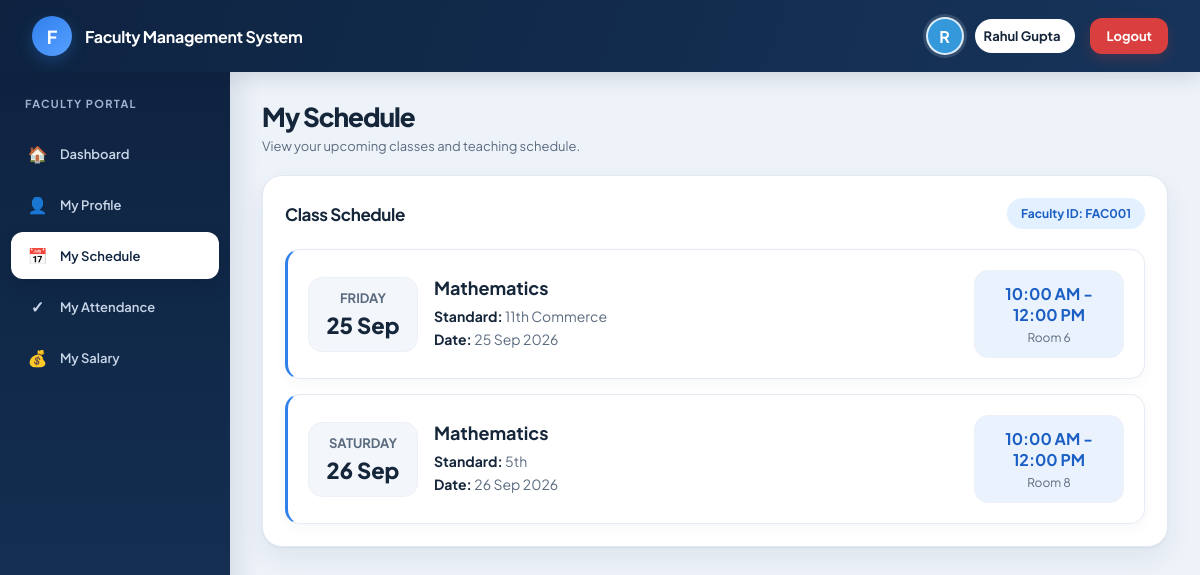
The app's page /faculty-schedule/ (signed in) with its own data.
### faculty/models.py (models this page shows, shortened)
class Faculty(models.Model):
    FacultyID = models.CharField(max_length=10, primary_key=True)
    Password = models.CharField(max_length=255, blank=True)
    ProfilePhoto = models.ImageField(upload_to="faculty_photos/", blank=True)
    FirstName = models.CharField(max_length=50)
    LastName = models.CharField(max_length=50)
    Gender = models.CharField(max_length=20)
    DOB = models.DateField()
    Email = models.EmailField()
    ContactNumber = models.CharField(max_length=10)
    Address = models.TextField()
    Qualification = models.CharField(max_length=100)
    Designation = models.CharField(max_length=100)
    JoiningDate = models.DateField()
    Experience = models.DecimalField(max_digits=4, decimal_places=1)
    Status = models.CharField(max_length=20)

class Schedule(models.Model):
    ScheduleID = models.AutoField(primary_key=True)
    FacultyID = models.ForeignKey(
        Faculty,
        on_delete=models.CASCADE,
        related_name="schedule_records"
    )
    Subject = models.CharField(max_length=100)
    Date = models.DateField()
    Day = models.CharField(max_length=20)
    StartTime = models.TimeField()
    EndTime = models.TimeField()
    RoomNumber = models.CharField(max_length=20)
    Standard = models.CharField(max_length=30, null=True, blank=True)

### faculty/views.py (the view)
def faculty_schedule(request):
    faculty_id = request.session.get("faculty_id")
    if not faculty_id:
        return redirect("login")
    faculty = get_object_or_404(
        Faculty,
        FacultyID=faculty_id
    )
    schedules = Schedule.objects.filter(
        FacultyID=faculty
    ).order_by(
        "Date",
        "StartTime"
    )
    return render(
        request,
        "faculty_schedule.html",
        {
            "faculty": faculty,
            "schedules": schedules
        }
    )

### templates/faculty_schedule.html (shortened to what this page needs)
{% load static %}
<!DOCTYPE html>
<html lang="en">
<head>
    <link rel="stylesheet" href="{% static 'style.css' %}">
    <link rel="stylesheet" href="{% static 'portal-refresh.css' %}?v=1">
</head>
<body>
    <header class="top-header">
        <div class="logo-section">
            <div class="logo">F</div>
            <div class="system-name">Faculty Management System</div>
        </div>
        <div class="faculty-name">
            <div class="faculty-avatar">
                {% if faculty.ProfilePhoto %}
                    <img src="{{ faculty.ProfilePhoto.url }}" alt="Faculty profile photo">
                {% else %}
                    {{ faculty.FirstName|first|upper }}
                {% endif %}
            </div>
            <span>
                {{ faculty.FirstName }} {{ faculty.LastName }}
            </span>
            <a href="{% url 'logout' %}" class="logout-btn">
                Logout
            </a>
        </div>
    </header>
    <div class="layout">
        <aside class="sidebar">
            <div class="sidebar-title">
                Faculty Portal
            </div>
            <ul>
                <li>
                    <a href="{% url 'faculty_dashboard' %}">
                        <span class="menu-icon">🏠</span>
                        Dashboard
                    </a>
                </li>
                <li>
                    <a href="{% url 'faculty_profile' %}">
                        <span class="menu-icon">👤</span>
                        My Profile
                    </a>
                </li>
                <li>
                    <a href="{% url 'faculty_schedule' %}" class="active">
                        <span class="menu-icon">📅</span>
                        My Schedule
                    </a>
                </li>
                <li>
                    <a href="{% url 'faculty_attendance' %}">
                        <span class="menu-icon">✓</span>
                        My Attendance
                    </a>
                </li>
                <li>
                    <a href="{% url 'faculty_salary' %}">
                        <span class="menu-icon">💰</span>
                        My Salary
                    </a>
                </li>
            </ul>
        </aside>
        <main class="main-content">
            <div class="page-header">
                <h1>My Schedule</h1>
                <p>
                    View your upcoming classes and teaching schedule.
                </p>
            </div>
            <div class="schedule-container">
                <div class="schedule-top">
                    <h2>Class Schedule</h2>
                    <div class="faculty-badge">
                        Faculty ID: {{ faculty.FacultyID }}
                    </div>
                </div>
                {% if schedules %}
                    <div class="schedule-list">
                        {% for schedule in schedules %}
                            <div class="schedule-card">
                                <div class="date-box">
                                    <div class="day">
                                        {{ schedule.Day }}
                                    </div>
                                    <div class="date">
                                        {{ schedule.Date|date:"d M" }}
                                    </div>
                                </div>
                                <div class="schedule-info">
                                    <h3>
                                        {{ schedule.Subject }}
                                    </h3>
                                    <p>
                                        <strong>Standard:</strong>
                                        {{ schedule.Standard|default:"Not specified" }}
                                    </p>
                                    <p>
                                        <strong>Date:</strong>
                                        {{ schedule.Date|date:"d M Y" }}
                                    </p>
                                </div>
                                <div class="time-box">
                                    {{ schedule.StartTime|time:"h:i A" }}
                                    -
                                    {{ schedule.EndTime|time:"h:i A" }}
                                    <span class="room">
                                        Room {{ schedule.RoomNumber }}
                                    </span>
                                </div>
                            </div>
                        {% endfor %}
                    </div>
                {% endif %}
            </div>
        </main>
    </div>
</body>
</html>

### static/style.css (style rules this page uses)
* { box-sizing: border-box; }
body { margin: 0; padding: 0; font-family: Arial, sans-serif; background: #c9c1c1; color: #333; }
a { text-decoration: none; }
.sidebar { width: 240px; min-width: 240px; background: #34495e; min-height: 100vh; flex-shrink: 0; }
.main-content { flex: 1; min-width: 0; background: #f5f5f5; }

### templates/faculty_schedule.html (style rules this page uses)
* { box-sizing: border-box; }
body { margin: 0; font-family: Arial, sans-serif; background: #f5f5f5; color: #333; }
.top-header { height: 65px; background: #2c3e50; color: white; display: flex; align-items: center; justify-content: space-between; padding: 0 30px; }
.logo-section { display: flex; align-items: center; gap: 12px; }
.logo { width: 42px; height: 42px; border-radius: 50%; background: #3498db; display: flex; align-items: center; justify-content: center; font-weight: bold; font-size: 18px; }
.system-name { font-size: 20px; font-weight: bold; }
.faculty-name { display: flex; align-items: center; gap: 10px; }
.faculty-avatar { width: 38px; height: 38px; overflow: hidden; background: #3498db; border-radius: 50%; display: flex; align-items: center; justify-content: center; font-weight: bold; }
.logout-btn { color: white; text-decoration: none; margin-left: 20px; padding: 8px 14px; border-radius: 6px; background: #e74c3c; }
.layout { display: flex; min-height: calc(100vh - 65px); }
.sidebar { width: 240px; background: #34495e; padding: 25px 0; flex-shrink: 0; }
.sidebar-title { color: #bdc3c7; padding: 0 22px 15px; font-size: 12px; text-transform: uppercase; letter-spacing: 1px; }
.sidebar ul { list-style: none; padding: 0; margin: 0; }
.sidebar li { margin: 4px 10px; }
.sidebar a { display: flex; align-items: center; gap: 12px; color: #ecf0f1; text-decoration: none; padding: 13px 14px; border-radius: 7px; font-size: 15px; }
.sidebar a:hover, .sidebar a.active { background: #3498db; }
.menu-icon { width: 25px; text-align: center; font-size: 18px; }
.main-content { flex: 1; padding: 30px; overflow-x: auto; }
.page-header { margin-bottom: 25px; }
.page-header h1 { margin: 0; font-size: 30px; color: #2c3e50; }
.page-header p { margin-top: 8px; color: #7f8c8d; }
.schedule-container { background: white; border-radius: 12px; padding: 25px; box-shadow: 0 3px 12px rgba(0, 0, 0, 0.08); }
.schedule-top { display: flex; justify-content: space-between; align-items: center; margin-bottom: 25px; }
.schedule-top h2 { margin: 0; color: #2c3e50; font-size: 21px; }
.faculty-badge { background: #eaf4fb; color: #2980b9; padding: 8px 14px; border-radius: 20px; font-size: 13px; font-weight: bold; }
.schedule-list { display: grid; gap: 15px; }
.schedule-card { border: 1px solid #e5e5e5; border-left: 5px solid #3498db; border-radius: 10px; padding: 20px; display: grid; grid-template-columns: 120px 1fr 150px; align-items: center; gap: 20px; transition: 0.2s; }
.date-box { text-align: center; background: #f4f8fb; padding: 12px; border-radius: 8px; }
.date-box .day { font-size: 13px; color: #7f8c8d; font-weight: bold; text-transform: uppercase; }
.date-box .date { font-size: 22px; font-weight: bold; color: #2c3e50; margin-top: 5px; }
.schedule-info h3 { margin: 0 0 8px; color: #2c3e50; font-size: 18px; }
.schedule-info p { margin: 5px 0; color: #666; font-size: 14px; }
.schedule-info strong { color: #34495e; }
.time-box { text-align: center; background: #eaf4fb; padding: 12px; border-radius: 8px; color: #2980b9; font-weight: bold; }
.room { display: block; margin-top: 5px; color: #7f8c8d; font-size: 12px; font-weight: normal; }

### records on screen
Faculty: FirstName|first "R", FirstName "Rahul", LastName "Gupta", FacultyID "FAC001"
Schedule: Day "FRIDAY", Date "25 Sep", Subject "Mathematics", Standard "11th Commerce", Date "25 Sep 2026", StartTime "10:00 AM", EndTime "12:00 PM", RoomNumber "6"
Schedule: Day "SATURDAY", Date "26 Sep", Subject "Mathematics", Standard "5th", Date "26 Sep 2026", StartTime "10:00 AM", EndTime "12:00 PM", RoomNumber "8"
